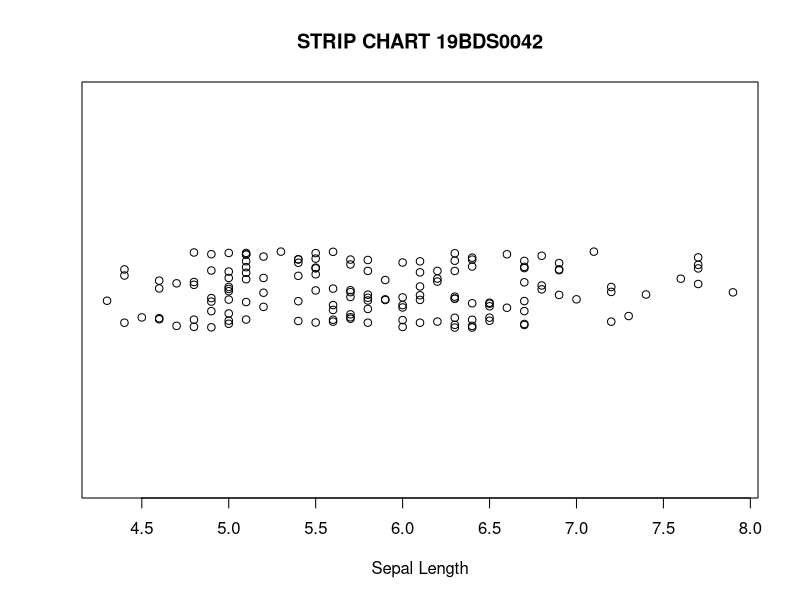
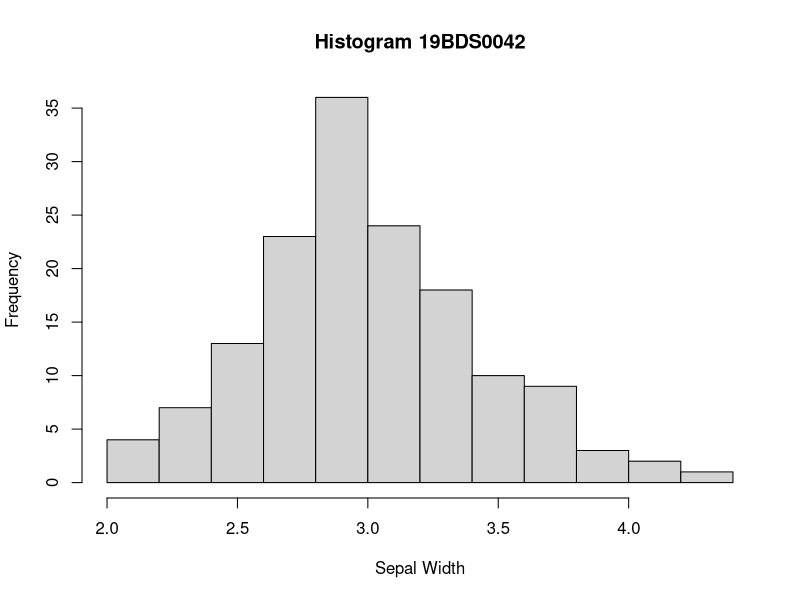
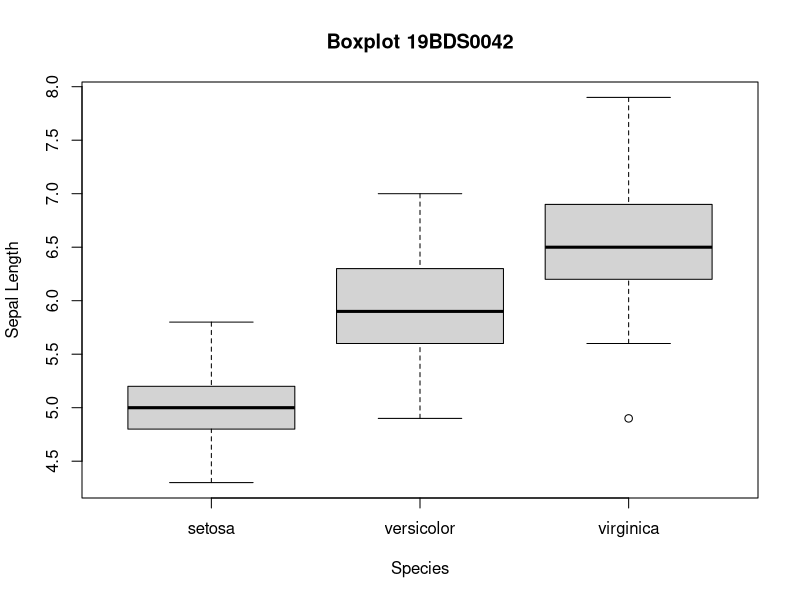
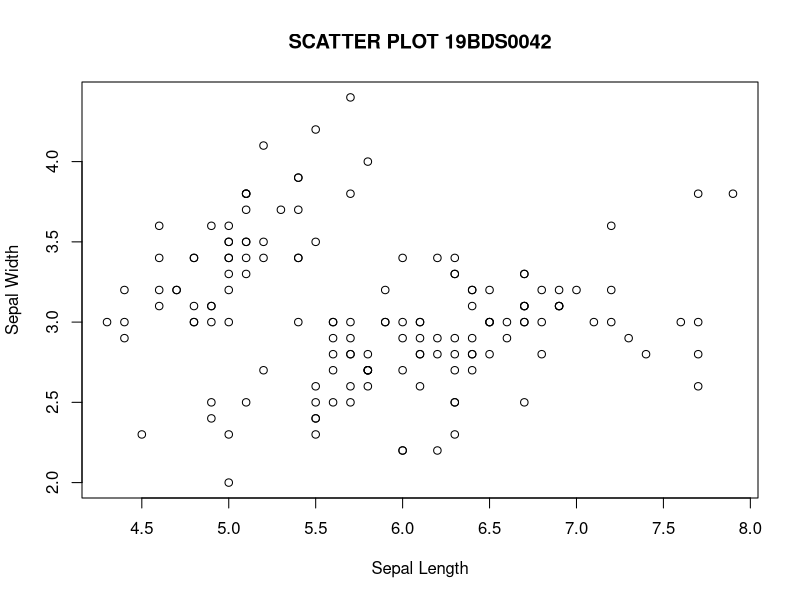
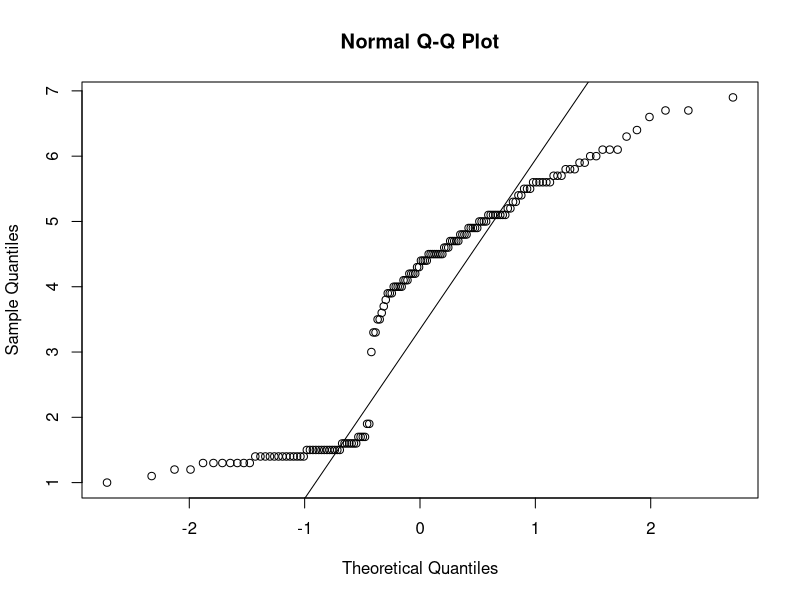
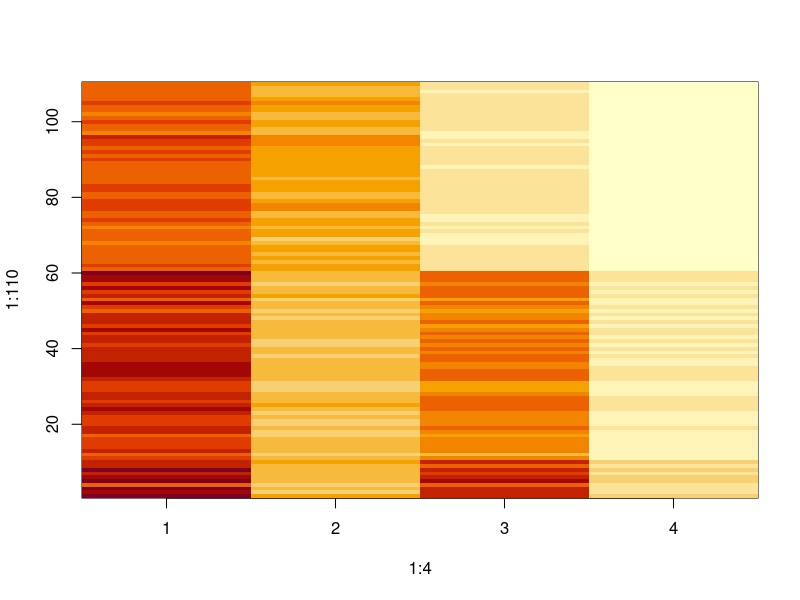
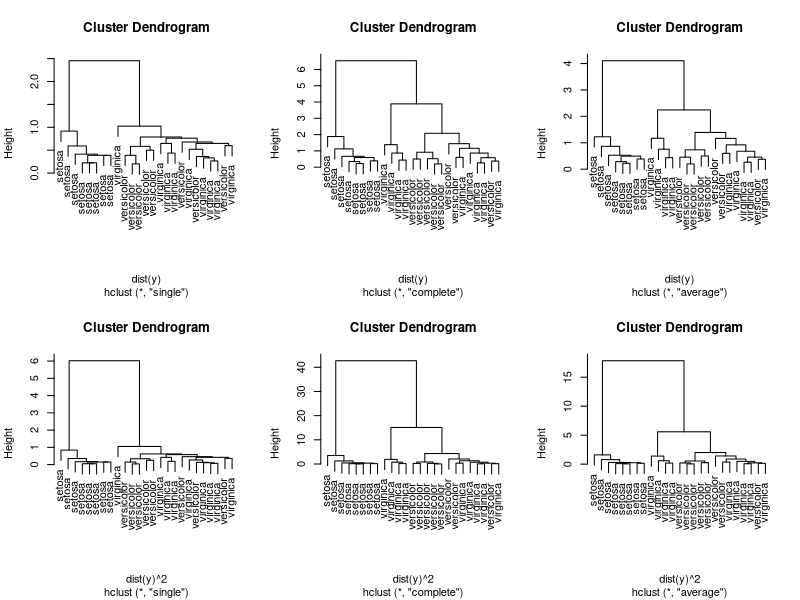

Here is the R script that generated these plots, in order:
# 19BDS0042 SAMARTH GUPTA

library(ggplot2)
head(iris)
stripchart(iris$Sepal.Length,
main = 'STRIP CHART 19BDS0042',
xlab = 'Sepal Length',col = 'black',pch = 1,
method = 'jitter')
#HISTOGRAM:
hist(iris$Sepal.Width, freq=NULL, density=NULL, breaks=12,
xlab="Sepal Width", ylab="Frequency", main="Histogram 19BDS0042")
#BOXPLOT:
boxplot(Sepal.Length~Species,data=iris,
xlab="Species", ylab="Sepal Length", main="Boxplot 19BDS0042")
#SCATTERPLOT:
plot(x=iris$Sepal.Length, y=iris$Sepal.Width,
xlab="Sepal Length", ylab="Sepal Width", main="SCATTER PLOT 19BDS0042")
#NORMAL QQ PLOTS:
qqnorm(iris$Petal.Length)
qqline(iris$Petal.Length)
#HEATMAP:
irisMatix <- as.matrix(iris[1:110, 1:4])
irisTransposedMatrix <- t(irisMatix)[,nrow(irisMatix):1]
image(1:4, 1:110, irisTransposedMatrix)
#DENDOGRAMS:
y <- as.matrix(iris[,-5])[6*(1:25),]
rownames(y) <- iris$Species[6*(1:25)]
par(mfrow=c(2,3))
plot(hclust(dist(y),method="single"))
plot(hclust(dist(y),method="complete"))
plot(hclust(dist(y),method="average"))
plot(hclust(dist(y)^2,method="single"))
plot(hclust(dist(y)^2,method="complete"))
plot(hclust(dist(y)^2,method="average"))